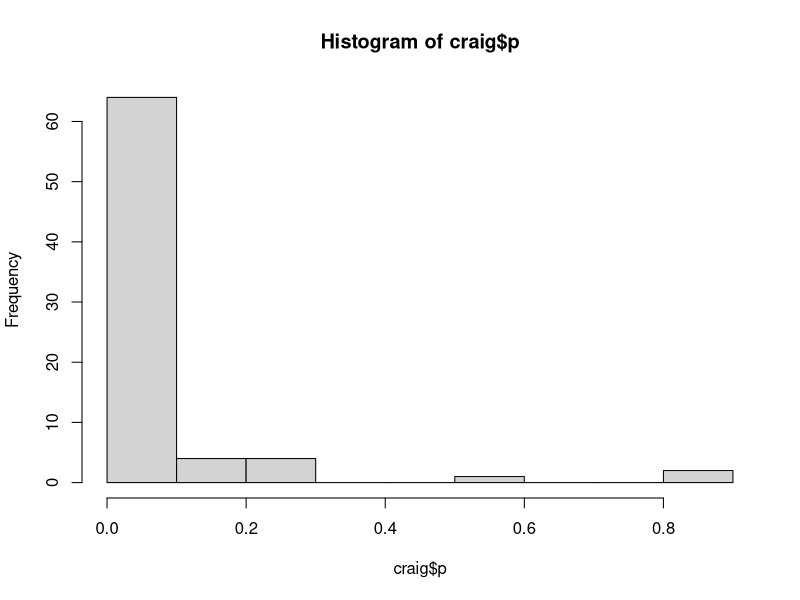
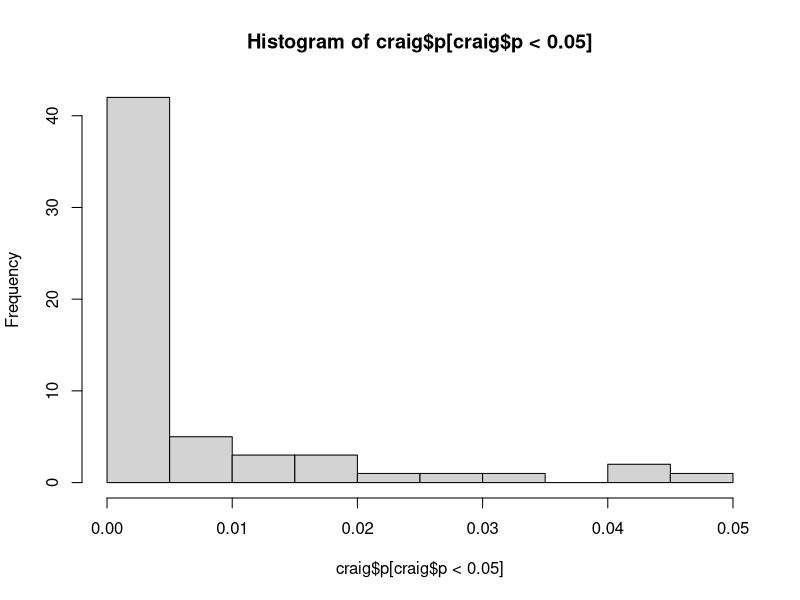
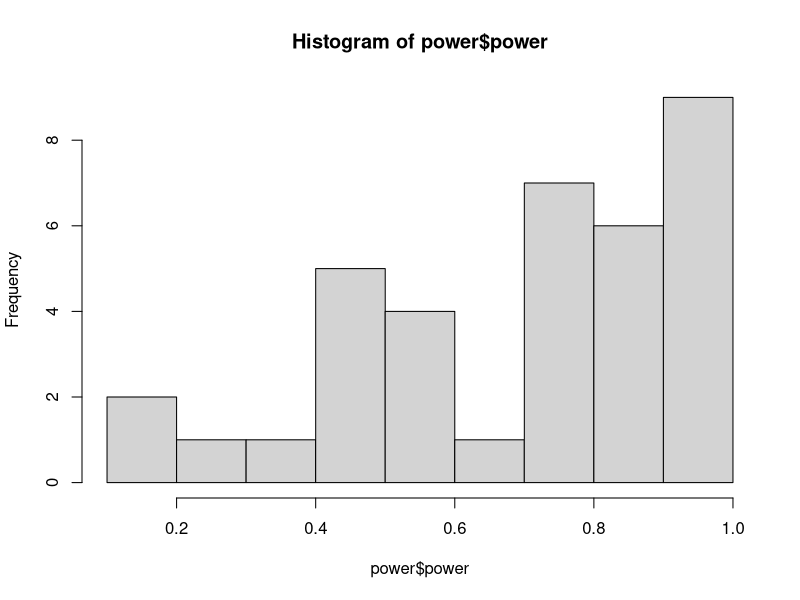

These figures' R source, in order:
# Craig Anderson power analysis
# After 20 years, surely there's at least one nonsig study that should have
# been in the 2010 meta?

install.packages('pwr')
require(pwr)

dat=read.delim("Craig_Table_2010.txt", stringsAsFactors=F)
craig = dat[grep("Anderson", dat$Full.Reference),]
length(unique(craig$Full.Reference))

craig$se.r=sqrt((1-craig$Correlation)/(craig$Sample.size-2))
craig$t = craig$Correlation/craig$se.r
craig$df = craig$Sample.size-2
craig$p = 2*(1-pt(abs(craig$t), craig$df))
hist(craig$p)
View(craig)
View(craig[craig$p > .05,]) # looks like there are a fair number of nonsig effect sizes reported
# However, they are always in the 'right direction' and are probably presented alongside a sig finding
# That said, maybe not so biased after all?
table(craig$Best.) # haha his own studies are all best-practices save 3 (96%)
hist(craig$p[craig$p<.05]) # nice steep curve!

# agg beh
ab = craig[craig$Outcome == "AggBeh",]
# May be yet necessary to filter or aggregate within e.g. Longitudinal
power = pwr.r.test(ab$Sample.size, r=.21)
hist(power$power)
median(power$power)
